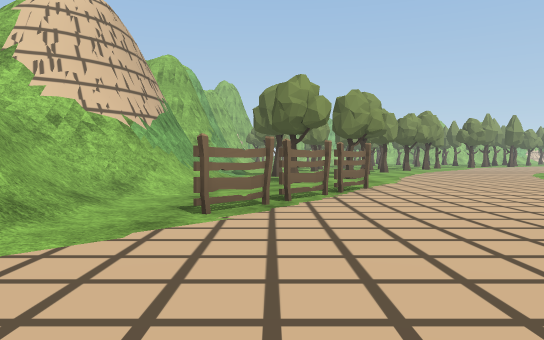
view 1 (above)

22 first-person views from a walk through a Unity game level. The camera is 1.3 m above the floor, tilts 2° down and sees 70° across. The floor is counted in squares, 2 m on a side. Each view is taken from the middle of a square. On the plan, view 1 faces up. The plan holds only what a view shows up to about 11 squares ahead; the rest is blank. The place goes on beyond the plan. The player is left out. Some surface patterns are stand-ins.

view 2
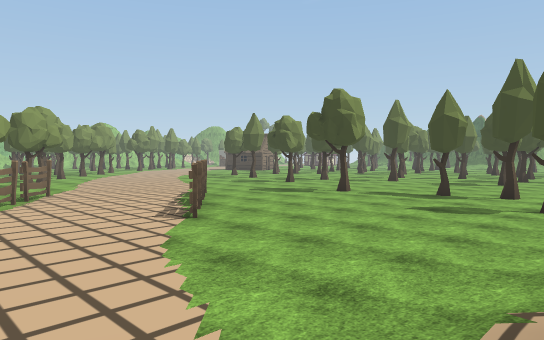

view 3
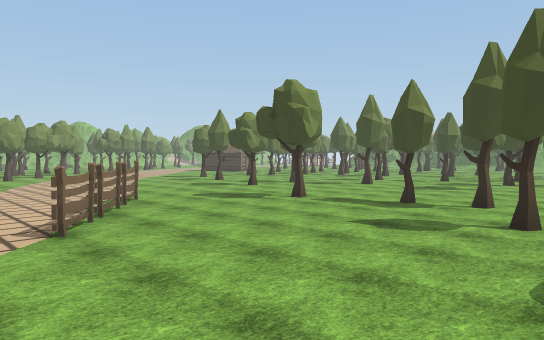

view 4
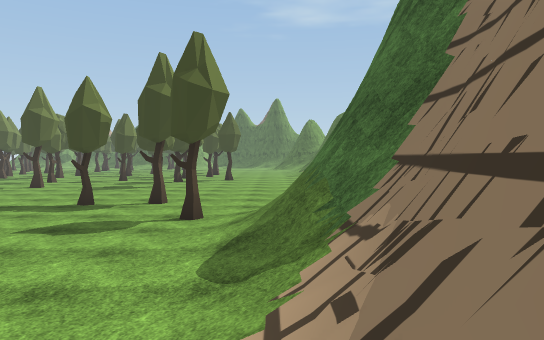

view 5
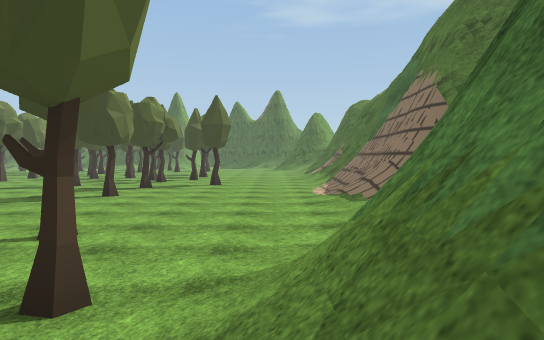

view 6
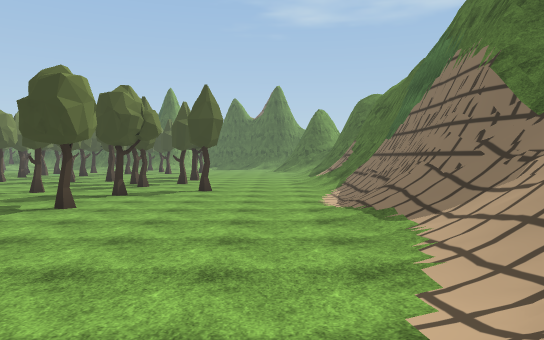

view 7
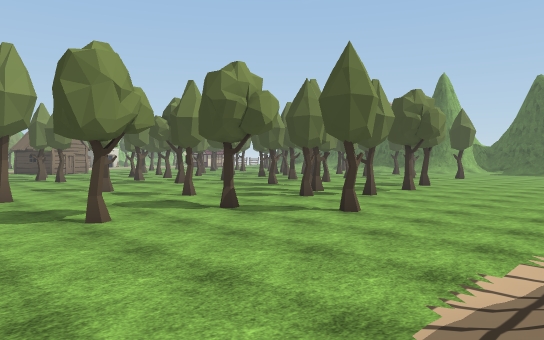

view 8
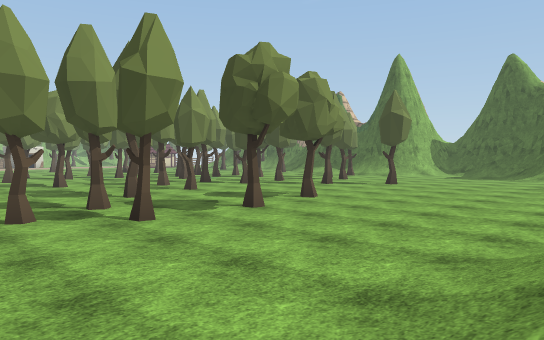

view 9
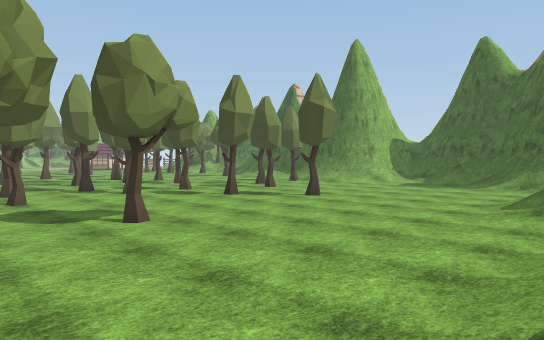

view 10
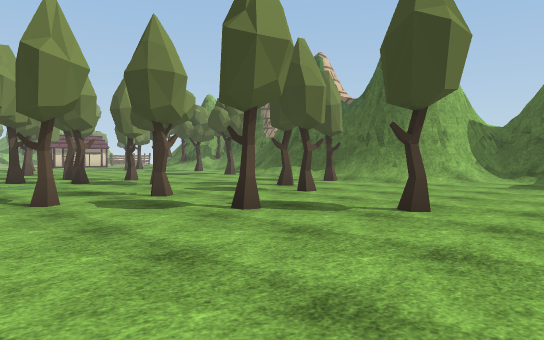

view 11
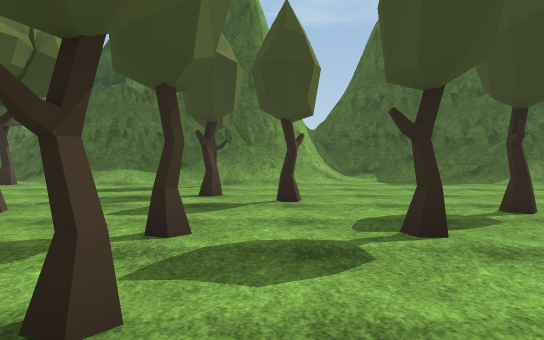

view 12
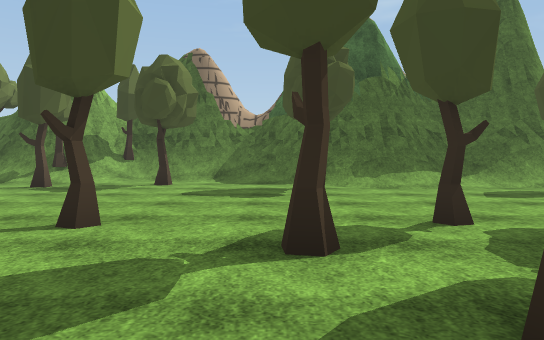

view 13
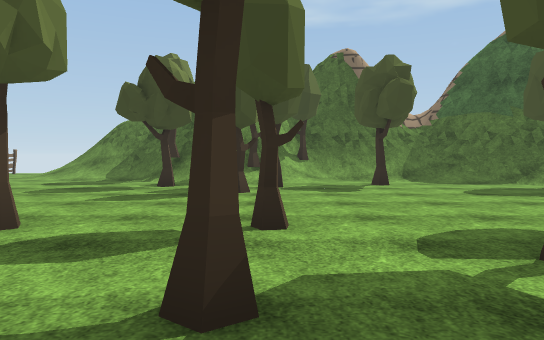

view 14
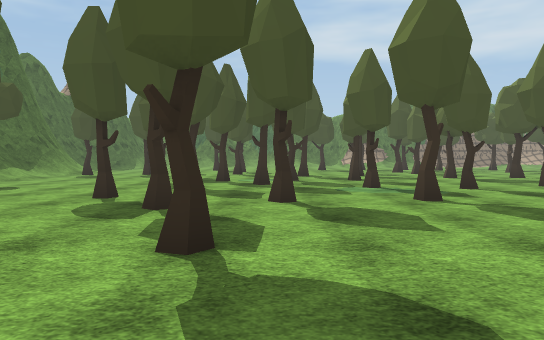

view 15
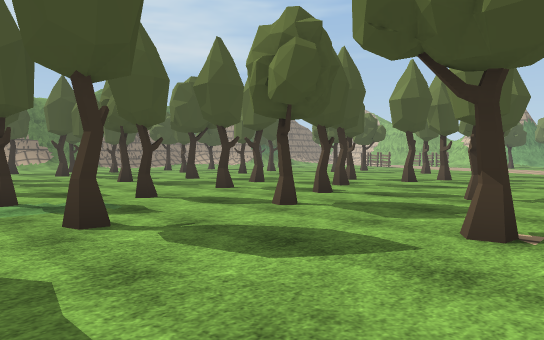

view 16
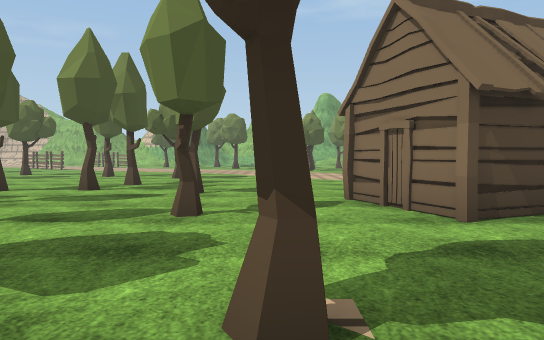

view 17
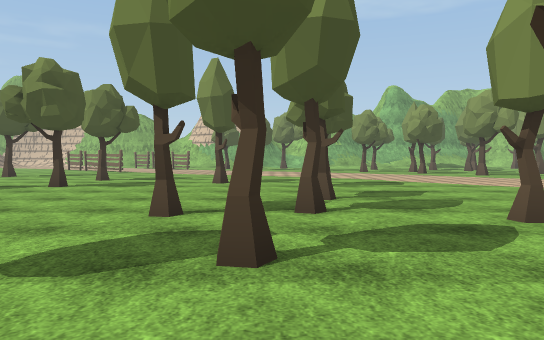

view 18
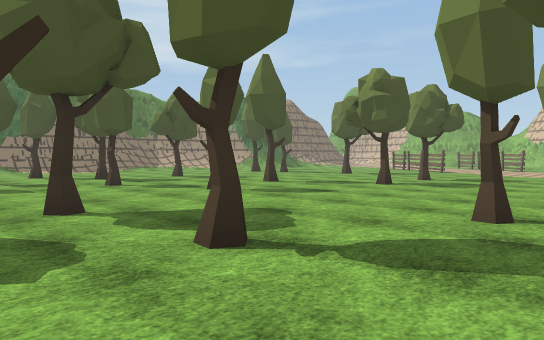

view 19
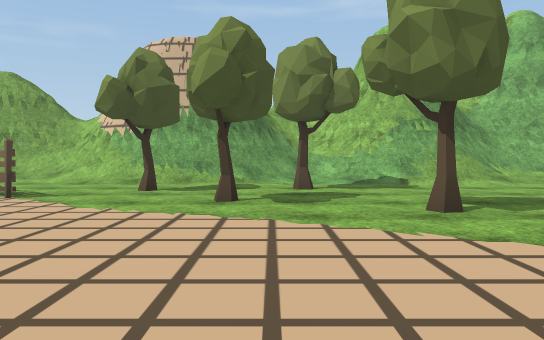

view 20
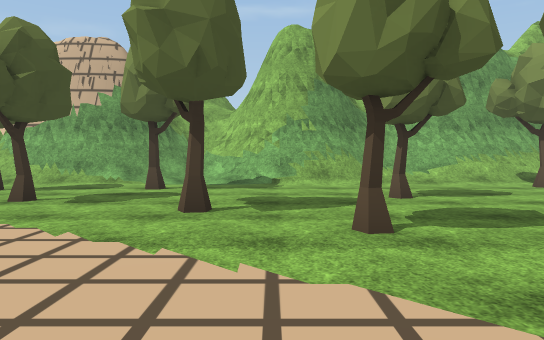

view 21
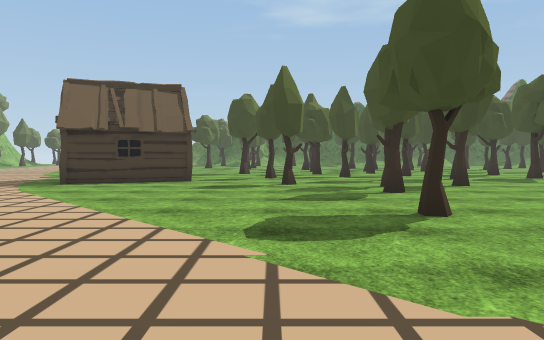

view 22
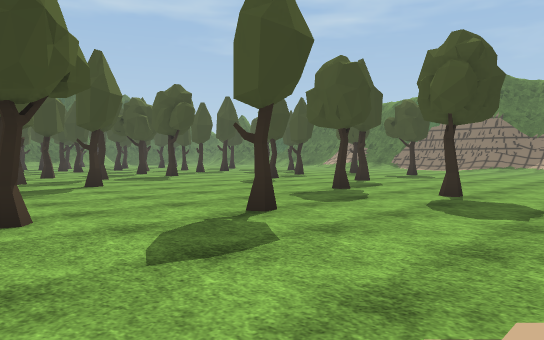

### Floor plan
Key: @ floor where view 1 was taken; # wall or solid block; . main floor; : floor 0.25 m higher than the main floor; / step, stairs or slope; = window, fence, low wall or low ledge; v drop or lower ground; T tree; F fence; H hut; O other object.
Columns run from 4 left of view 1 to 37 right of it. Each row starts with its distance up from view 1.
 19  ##/....         .....H        .  T.....:#
 18  #=/....O     ........HHH..   ........T./#
 17  ##/..T....   ........H..............T..##
 16  ##/.....T.. ..............T....T.T...T.T#
 15  ##/.................T..T.............../#
 14  ##....T........................T......T.#
 13  //.T...........T..T....T.T..T.T..T...../#
 12  #//................T..T................//
 11  ##/..T........T.....T...T.T.T...T...../##
 10   #/.T...... ..........T.......T......T/##
  9  ##/.......  ...................T.T.../##
  8  #//..F....  ................TT......./##
  7 ##/..F.....  .T..T......T.T.......T...//#
  6 #=/.F....F.. .......T.......T.T......./##
  5 #//.F....F........T.......T...T.T..T.T/##
  4   /F....F...T...............T......T../##
  3   /....F.............T....T.....T.....//##
  2   .......................T.............///
  1    ..........T....T..T.T..........T...../#
  0    .@.........T..........T.T.T........../
 -1     ..................T................/#
 -2      ......T........................../##
 -3    / ////////....................////./#
 -4       ###### //////.....///.//..//
 -5        vvvv  ////////// /// //
 -6                 /######

Positions as (right, up) in squares from view 1, and headings:
1: (0, 0), facing up
2: (-1, -3), facing up-right
3: (1, -3), facing up-right
4: (1, -3), facing right
5: (5, -3), facing right
6: (7, -3), facing right
7: (12, -5), facing up-right
8: (18, -5), facing up-right
9: (22, -5), facing up-right
10: (25, -1), facing up-right
11: (25, 4), facing right
12: (26, 11), facing right
13: (26, 16), facing right
14: (27, 19), facing down
15: (26, 17), facing down-left
16: (24, 16), facing left
17: (21, 12), facing left
18: (21, 12), facing down-left
19: (8, 12), facing left
20: (8, 15), facing left
21: (8, 15), facing right
22: (8, 14), facing down-right
